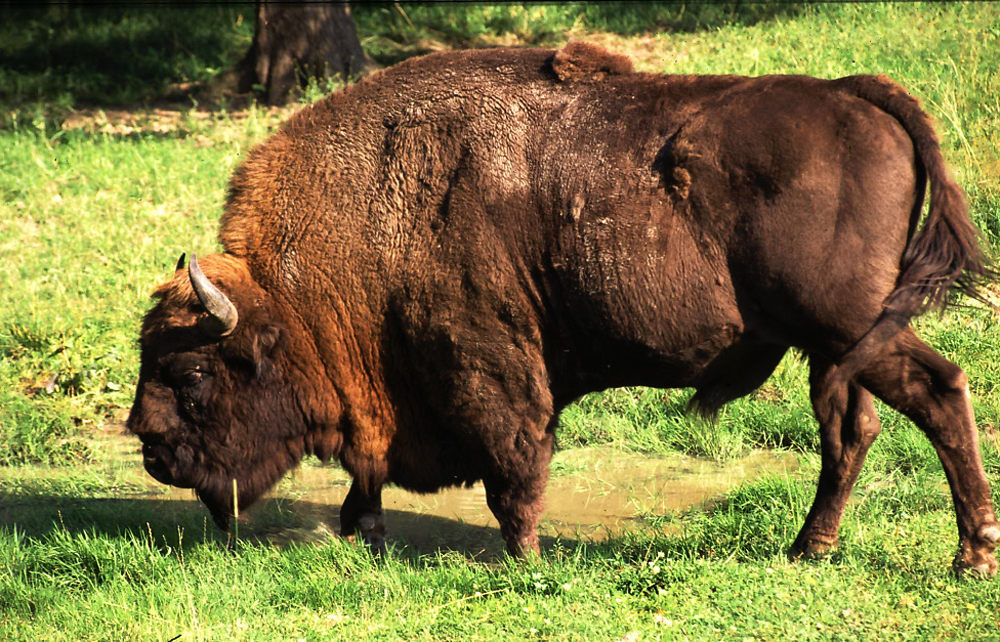
%> input picture Lab02/zubr.jpg, 1000 x 642 px
$ octave lab2.m   (GNU Octave 9; MATLAB toolbox functions it lacks are replaced by stand-ins)
%> lines starting %> are read from the running program, lines starting %| are printed output that depends on the picture
clear;clc;

% wczytaj z pliku
im = imread('zubr.jpg');
%> im is the input picture: size 642x1000x3 uint8; mean R, G, B 124.1, 115.2, 62.1

% convert to double
im = double(im)/255;
%> im: size 642x1000x3 double

% obvious
im = rgb2gray(im);
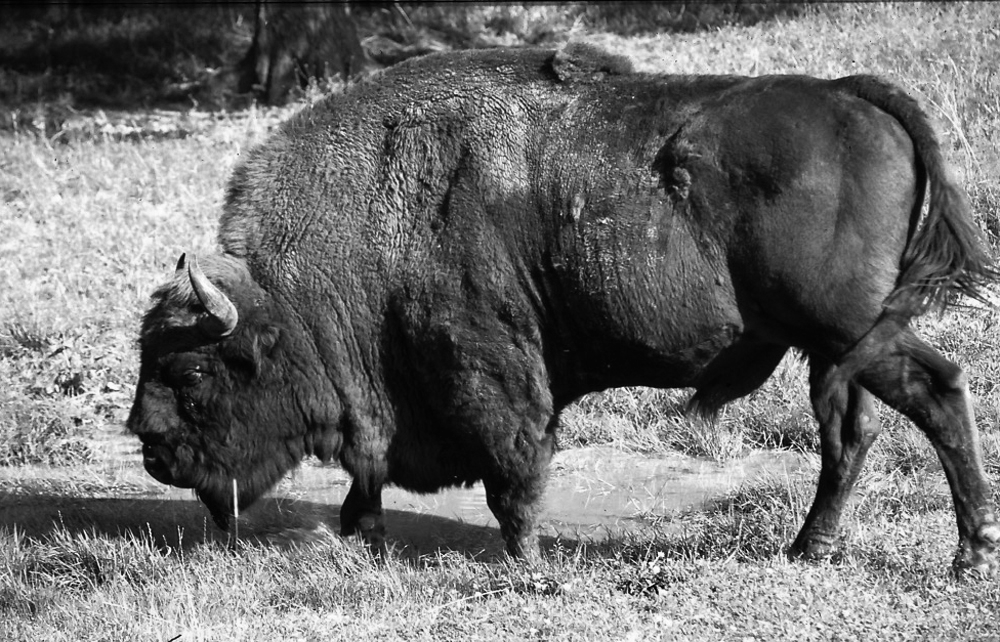
%> im: size 642x1000 double; min 0, max 1, mean 0.438

% plutujemy
subplot(3, 3, 1);
imhist(im);

% plotujemy
subplot(3, 3, 2);
imshow(im);

%zmieniamy jasnosc
% 0.2 -> parametr zmiany jasnosci -> miedzy (-1, 1)
im_b = im + 0.2;
% zeby nie wyszlo poza zakres
im_b(im_b > 1) = 1;
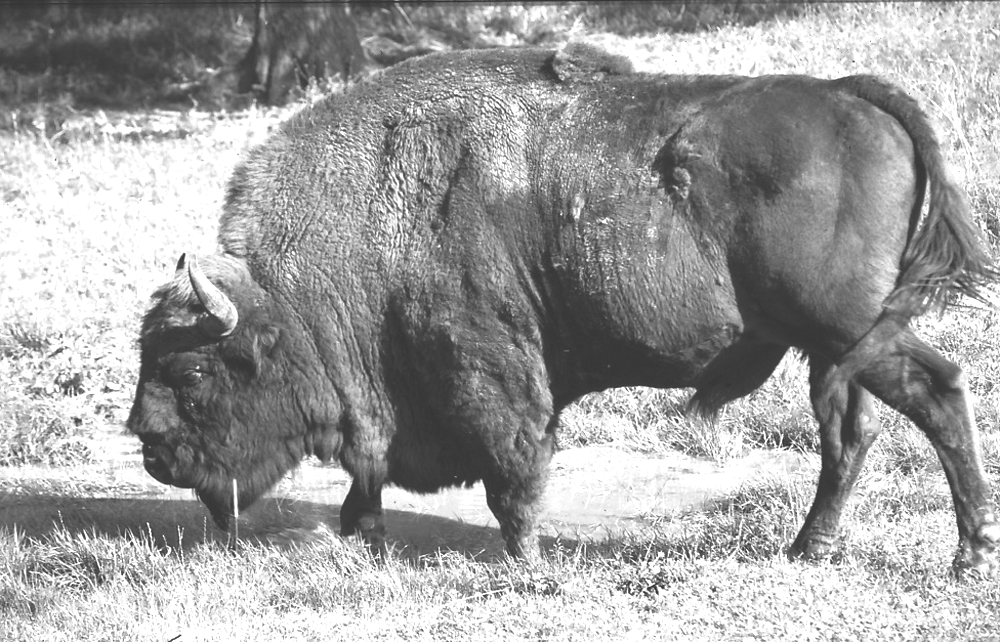
%> im_b: size 642x1000 double; min 0.2, max 1, mean 0.629
im_b(im_b < 0) = 0;

%plotujemy drugi obrazek
subplot(2, 2, 3);
imhist(im_b);

subplot(2, 2, 4);
imshow(im_b);

% zmieniamy kontrast
% .5 -> parametr zmiany kontrastu -> miedzy (0, +inf)
%im_c = im * .5;

% plutujemy
%subplot(2, 2, 3);
%imhist(im_c);

% plotujemy
%subplot(2, 2, 4);
%imshow(im_c);

% przesuwamy wybrany punkt "do 0" -> przemnozony przez kazda stala bedzie
% dalej 0

%im_c_2 = .5 * (im - .5) + .5;
%im_c_2(im_c_2 > 1) = 1;
%im_c_2(im_c_2 < 0) = 0;

% plutujemy
%subplot(2, 2, 3);
%imhist(im_c_2);

% plotujemy
%subplot(2, 2, 4);
%imshow(im_c_2);

% potegowanie - zmiana gamma
% zwykle stosuje sie jako odwrotnosc - wtedy jest intuicyjne - mniejsze G
% (parametr) to jasniejszy obraz
% wartosci - (0, +inf)
%im_d = im .^ 2;

% plutujemy
%subplot(3, 3, 4);
%imhist(im_d);

% plotujemy
%subplot(3, 3, 5);
%imshow(im_d);

% gdy plotujemy wykres nowy/stary -> gdy robimy zmiane B to wykres
% przesunie sie do gory / w dol (punkt K stanie sie punkten K + b)

% plotowanie wykresy nowy/stary - zmiana jasnosci
x = 0: 1/255 : 1;
y = x;

subplot(3, 3, 3); % wykres bez zmian
plot(x, y);
xlim([0. 1]);
ylim([0, 1]);
axis equal;

y = x + .1;

y(y > 1) = 1;
y(y < 0) = 0;

subplot(3, 3, 6); % wykres z y przesunietym - zmiana jasnosci
plot(x, y);
xlim([0. 1]);
ylim([0, 1]);
axis equal;
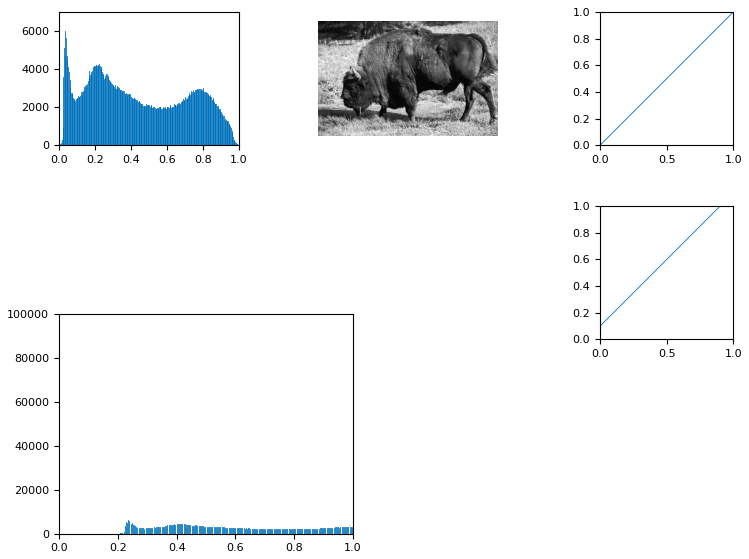
%> figure redrawn from the program's plot data, 5 panels

% [69 lines of commented-out code are left out]
